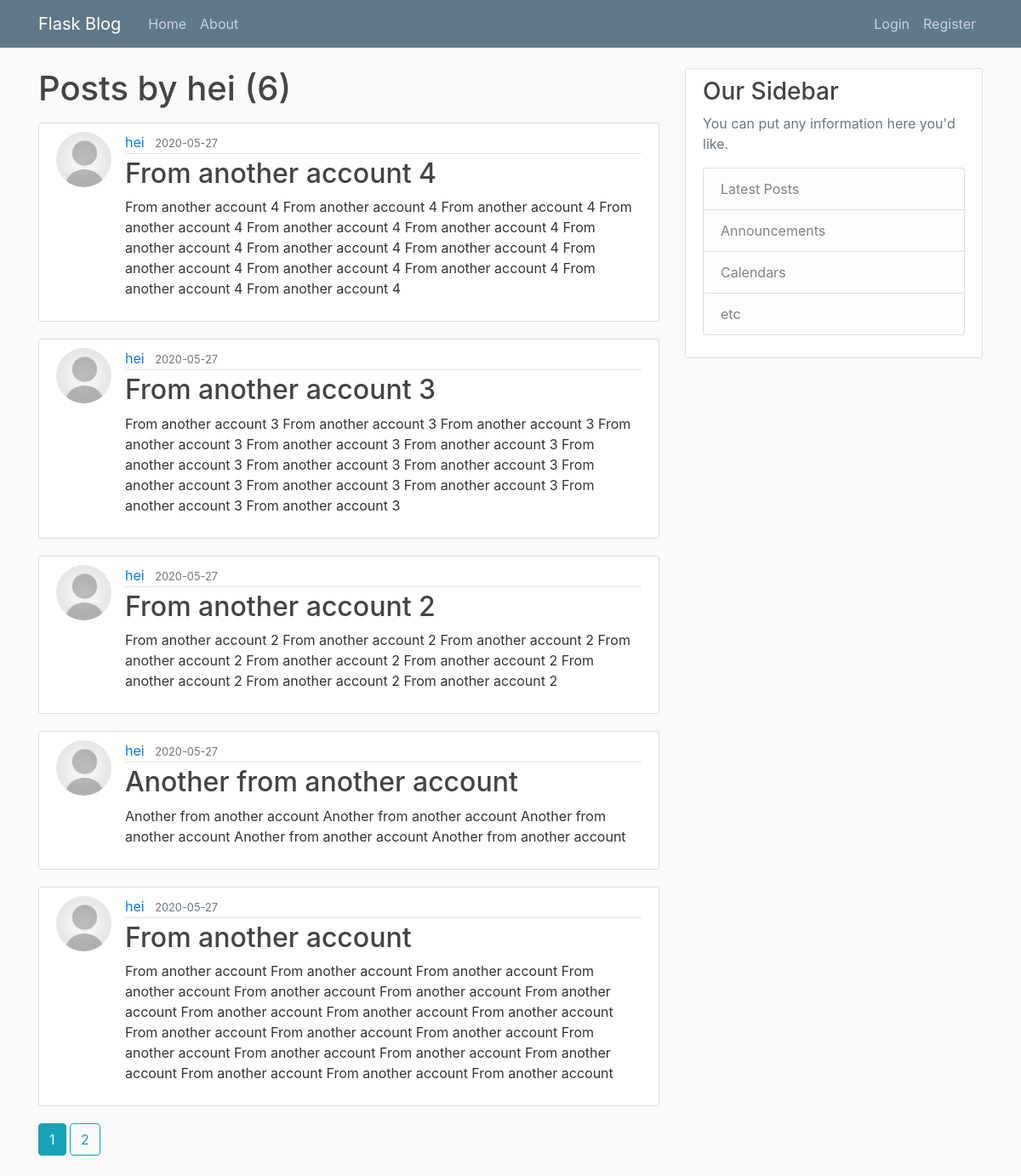
The page /user/hei on the database its author committed.
### flaskblog/models.py (models this page shows, shortened)
class User(db.Model, UserMixin):
	id = db.Column(db.Integer, primary_key=True)
	username = db.Column(db.String(20), unique=True, nullable=False)
	email = db.Column(db.String(120), unique=True, nullable=False)
	image_file = db.Column(db.String(20), nullable=False, default='default.jpg')
	password = db.Column(db.String(60), nullable=False)
	posts = db.relationship('Post', backref='author', lazy=True)

class Post(db.Model):
	id = db.Column(db.Integer, primary_key=True)
	title = db.Column(db.String(100), nullable=False)
	date_posted = db.Column(db.DateTime, nullable=False, default=datetime.utcnow)
	content = db.Column(db.Text, nullable=False)
	user_id = db.Column(db.Integer, db.ForeignKey('user.id'), nullable=False)

### flaskblog/users/routes.py (the view)
@users.route('/user/<string:username>')
def user_posts(username):
	page = request.args.get("page", 1, type=int)
	user = User.query.filter_by(username=username).first_or_404()
	posts = Post.query\
		.filter_by(author=user)\
		.order_by(Post.date_posted.desc())\
		.paginate(page=page, per_page=5)
	return render_template("user_posts.html", posts=posts, user=user)

### flaskblog/templates/user_posts.html
{% extends "layout.html" %}
{% block content %}
	<h1 class="mb-3">Posts by {{ user.username }} ({{ posts.total }})</h1>
	{% for post in posts.items %}
		<article class="media content-section">
			<img class="rounded-circle article-img" src="{{ url_for('static', filename='profile_pics/' + post.author.image_file) }}">
			<div class="media-body">
				<div class="article-metadata">
					<a class="mr-2" href="{{ url_for('users.user_posts', username=post.author.username) }}">{{ post.author.username }}</a>
					<small class="text-muted">{{ post.date_posted.strftime('%Y-%m-%d') }}</small>
				</div>
				<h2><a class="article-title" href="{{ url_for('posts.post', post_id=post.id) }}">{{ post.title }}</a></h2>
				<p class="article-content">{{ post.content }}</p>
			</div>
		</article>
	{% endfor %}
	{% for page_num in posts.iter_pages(left_edge=1, right_edge=1, left_current=1, right_current=2) %}
		{% if page_num %}
			{% if posts.page == page_num %}
				<a class="btn btn-info mb-4" href="{{ url_for('users.user_posts', username=user.username, page=page_num) }}">{{ page_num }}</a>
			{% else %}
				<a class="btn btn-outline-info mb-4" href="{{ url_for('users.user_posts', username=user.username, page=page_num) }}">{{ page_num }}</a>
			{% endif %}
		{% else %}
			...
		{% endif %}
	{% endfor %}
{% endblock content %}

### flaskblog/static/main.css (style rules this page uses)
body { background: #fafafa; color: #333333; margin-top: 5rem; }
h1, h2, h3, h4, h5, h6 { color: #444444; }
.content-section { background: #ffffff; padding: 10px 20px; border: 1px solid #dddddd; border-radius: 3px; margin-bottom: 20px; }
.article-title { color: #444444; }
.article-content { white-space: pre-line; }
.article-img { height: 65px; width: 65px; margin-right: 16px; }
.article-metadata { padding-bottom: 1px; margin-bottom: 4px; border-bottom: 1px solid #e3e3e3 }

### rows shown on the page
User: username "hei"
Post: image_file (placeholder picture), author.username "hei", date_posted "2020-05-27", title "From another account 4", content "From another account 4 From another account 4 From another account 4 From another account 4 From another account 4 From another account 4 From another account 4 From another account 4 From another account 4 From another account 4 From another account 4 From another account 4 From another account 4 From another account 4"
Post: image_file (placeholder picture), author.username "hei", date_posted "2020-05-27", title "From another account 3", content "From another account 3 From another account 3 From another account 3 From another account 3 From another account 3 From another account 3 From another account 3 From another account 3 From another account 3 From another account 3 From another account 3 From another account 3 From another account 3 From another account 3"
Post: image_file (placeholder picture), author.username "hei", date_posted "2020-05-27", title "From another account 2", content "From another account 2 From another account 2 From another account 2 From another account 2 From another account 2 From another account 2 From another account 2 From another account 2 From another account 2"
Post: image_file (placeholder picture), author.username "hei", date_posted "2020-05-27", title "Another from another account", content "Another from another account Another from another account Another from another account Another from another account Another from another account"
Post: image_file (placeholder picture), author.username "hei", date_posted "2020-05-27", title "From another account", content "From another account From another account From another account From another account From another account From another account From another account From another account From another account From another account From another account From another account From another account From another account From another account From another account From another account From another account From another account From another account"

### other values the page prints
{{ posts.total }} "6"
{{ page_num }} "1"
{{ page_num }} "2"
